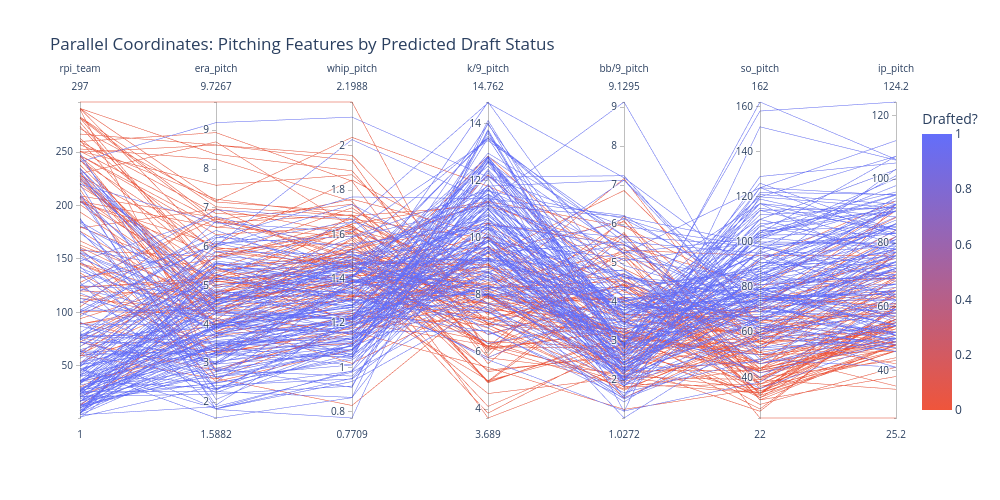

The notebook cell saved with this chart:
### Code cell
pcp_features = ['rpi_team', 'era_pitch', 'whip_pitch', 'k/9_pitch', 'bb/9_pitch', 'so_pitch', 'ip_pitch']

# keep X_test's index/order so predictions stay paired with rows
pcp_df = X_test[pcp_features].copy()
pcp_df['Drafted?'] = np.asarray(y_pred)[:len(pcp_df)]   # positional, avoids index-alignment surprises

before = len(pcp_df)
pcp_df = pcp_df.dropna(subset=pcp_features)
print(f"Dropped {before - len(pcp_df)} rows with NaN features, {len(pcp_df)} remaining")

fig = px.parallel_coordinates(
    pcp_df,
    color='Drafted?',
    dimensions=pcp_features,
    color_continuous_scale=['#EF553B', '#636EFA'],
    title='Parallel Coordinates: Pitching Features by Predicted Draft Status'
)
fig.update_layout(width=1000, height=500)
fig.show()
fig.write_image('figures/pitching_pcp_predicted.pdf', width=1000, height=500, scale=2)

### Figure 1 — Plotly figure (JSON) as saved in the notebook; plotly's stock layout.template omitted (floating-point values rounded to 4 significant figures; data arrays with more than 128 entries replaced by an {"elided": "..."} marker saying what was removed)
{"data": [{"dimensions": [{"label": "rpi_team", "values": {"elided": "255 int values"}}, {"label": "era_pitch", "values": {"elided": "255 float values"}}, {"label": "whip_pitch", "values": {"elided": "255 float values"}}, {"label": "k/9_pitch", "values": {"elided": "255 float values"}}, {"label": "bb/9_pitch", "values": {"elided": "255 float values"}}, {"label": "so_pitch", "values": {"elided": "255 float values"}}, {"label": "ip_pitch", "values": {"elided": "255 float values"}}], "domain": {"x": [0, 1], "y": [0, 1]}, "line": {"color": {"elided": "255 int values"}, "coloraxis": "coloraxis"}, "name": "", "type": "parcoords"}], "layout": {"coloraxis": {"colorbar": {"title": {"text": "Drafted?"}}, "colorscale": [[0, "#EF553B"], [1, "#636EFA"]]}, "height": 500, "legend": {"tracegroupgap": 0}, "title": {"text": "Parallel Coordinates: Pitching Features by Predicted Draft Status"}, "width": 1000}}
